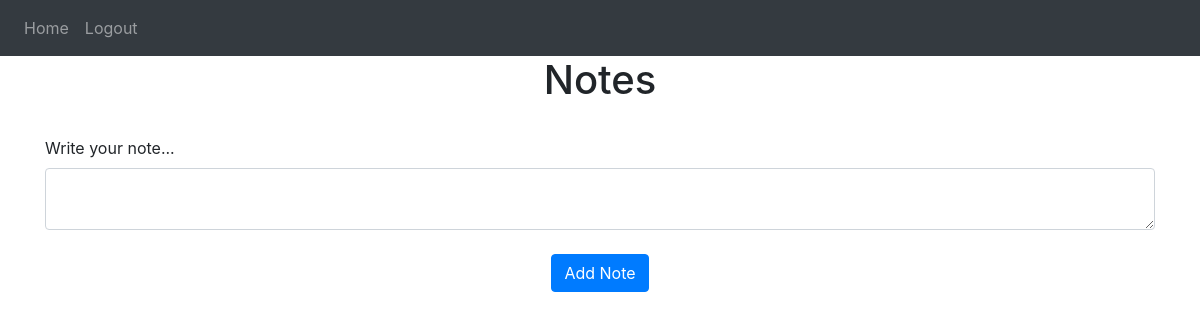
/ (signed in), run on an earlier commit of the app's database.
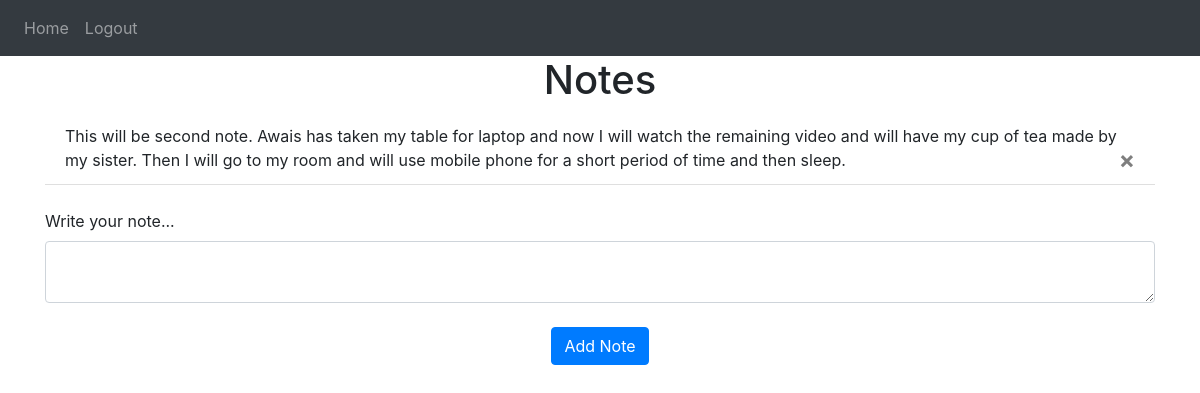
And on a later commit of the database.
### notes_webapp/models.py (models this page shows)
class Note(db.Model):
    id = db.Column(db.Integer, primary_key=True)                                # PK and ID for the notes
    data = db.Column(db.String(10000))                                          # note
    date = db.Column(db.DateTime(timezone=True), default=func.now())            # date at which note created
    user_id = db.Column(db.Integer, db.ForeignKey("user.id"))                   # FK for the user

### notes_webapp/views.py (the view, shortened to what this page needs)
@views.route("/", methods=["GET", "POST"])
@login_required
def home():
    return render_template("home.html",
                           title="ZED | HOME",
                           user=current_user)

### notes_webapp/__init__.py (called while the page is built)
def create_app():
    app = Flask(__name__)
    app.config['SECRET_KEY'] = "sada as dakdqw d e1  wq12  wqe12omdldl1 123 1@#wqQD"
    app.config['SQLALCHEMY_DATABASE_URI'] = f"sqlite:///{DB_NAME}"
    db.init_app(app)
    from .views import views
    from .auth import auth
    app.register_blueprint(views, url_prefix='/')
    app.register_blueprint(auth, url_prefix="/auth/")
    from .models import User, Note
    create_database(app)
    login_manager = LoginManager()
    login_manager.login_view = "auth.login"
    login_manager.init_app(app=app)
    @login_manager.user_loader
    def load_user(id):
        return User.query.get(int(id))
    return app

### notes_webapp/templates/home.html (shortened to what this page needs)
{%extends 'base.html'%}
{% block content %}
    <h1 align="center">Notes</h1>
    <ul class="list-group list-group-flush" id="notes">
        {% for note in user.notes %}
            <li class="list-group-item"> {{note.data}}
                <button type="button" class="close" onclick="deleteNote({{note.id}})">
                    <span aria-hidden="true">&times;</span>
                </button>
            </li>
        {% endfor %}
    </ul>
    <br>
    <form method="POST">
        <label for="note">Write your note...</label>
        <textarea name="note" id="note" class="form-control"></textarea>
        <br>
        <div align="center">
            <button class="btn btn-primary" type="submit">Add Note</button>
        </div>
    </form>
{% endblock %}

### notes_webapp/templates/base.html (shortened to what this page needs)
<!DOCTYPE html>
<html lang="en">
<head>
    <link
      rel="stylesheet"
      href="https://stackpath.bootstrapcdn.com/bootstrap/4.4.1/css/bootstrap.min.css"
    />
    <link
      rel="stylesheet"
      href="https://stackpath.bootstrapcdn.com/font-awesome/4.7.0/css/font-awesome.min.css"
    />
</head>
<body>
    <nav class="navbar navbar-expand-lg navbar-dark bg-dark">
        <div class="collapse navbar-collapse" id="navbar">
            <div class="navbar-nav">
                {% if user.is_authenticated %}
                    <a class="nav-item nav-link" id="home" href="/">Home</a>
                    <a class="nav-item nav-link" id="logout" href="/auth/logout/">Logout</a>
                {% else %}
                    <a class="nav-item nav-link" id="login" href="/auth/login/">Log In</a>
                    <a class="nav-item nav-link" id="signUp" href="/auth/signUp/">Sign Up</a>
                {% endif %}
            </div>
        </div>
    </nav>
    <div class="container">
        {% block content %}
        {% endblock %}
    </div>
</body>
</html>

What changed in the data, as far as the page shows it:
added Note: data "This will be second note. Awais has taken my table for laptop and now I will watch the remaining video and will have my cup of tea made by my sister. Then I will go to my room and will use mobile phone for a short period of time and then sleep."
